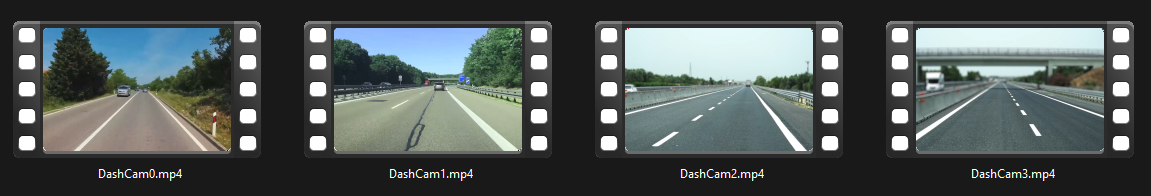
//> input picture Portfolio/2. Computer Vision/Computer Vision Fundamentals/Task5/video_selection.png, 1151 x 196 px
$ ./main   (built with g++ and OpenCV 4)
//> lines starting //> are read from the running program, lines starting //| are printed output that depends on the picture; after the words box and inside, x2 and y2 are one past the last pixel; in counts of white or black regions, pixels touching at a corner belong together; pictures that were not available may be replaced by others from this repository, and a replacement may not be noted
//James Rogers Mar 2022 (c) Plymouth University
#include<iostream>
#include<fstream>
#include<opencv2/opencv.hpp>

using namespace std;
using namespace cv;

static Scalar red = Scalar(0, 0, 255);
static Scalar green = Scalar(0, 255, 0);
static Scalar blue = Scalar(255, 0, 0);
static Scalar white = Scalar(255, 255, 255);
static Scalar black = Scalar(0, 0, 0);

string title;
int i = 0;
Mat l_filtered;
Mat masked_edges;
int xPos = 1820;
int xNeg = 0;
Point centreLine[2];

typedef struct{
    float interceptC;
    float gradientM;

} strLine;

int selectVid(){
    cout << "Press a number between 0 and 4 to choose a video to display." << endl;
    Mat sel = imread("../Task5/video_selection.png");
//> sel is the input picture: 196 rows x 1151 cols, CV_8UC3; mean B, G, R 87, 87.8, 80.8
    imshow("Select your video", sel);
    int x;
    while(1)
    {
        int k = waitKey(0);
//> the key '0' is pressed

        if (k == '0'){       // wait for ESC key to exit
            x = 0;
            break;
        }
        else if (k == '1'){
            x = 1;
            break;
        }
        else if (k == '2'){
            x = 2;
            break;
        }
        else if (k == '3'){
            x = 3;
            break;
        }
        else{

        }
    }
    destroyAllWindows();
    cout << "Video " << x << endl;
    title = "Video " + to_string(x);
    return x;
}

//a drawing function that can draw a line based on rho and theta values.
//useful for drawing lines from the hough line detector.
// [49 lines left out: functions lineRT, houghIntersect, findClosePoint, not called in this run]

Vec2f pointsToRhoTheta(Point p1, Point p2){
    double x1 = p1.x;
    double y1 = p1.y;

    double x2 = p2.x;
    double y2 = p2.y;

    double cvTheta=0;
    double cvRho=0;

    double grad=0;
    if (x2-x1!=0)
    {
        grad=(y2-y1)/(x2-x1);
    }
    else
    {
        grad=99999;
    }
    double xSlope, ySlope, m;

    m=y1-grad*x1;
    xSlope=-m/(grad+(1/grad));
    ySlope=m/(pow(grad,2)+1);

    if (atan2((ySlope),(xSlope))<0)
    {
        cvTheta=atan2((ySlope),(xSlope))+CV_PI;
        cvRho=-sqrt(pow(xSlope,2)+pow(ySlope,2));
    }
    else
    {
        cvTheta=atan2((ySlope),(xSlope));
        cvRho=sqrt(pow(xSlope,2)+pow(ySlope,2));
    }

    Vec2f lineRhoTheta;
    lineRhoTheta[0]=cvRho;
    lineRhoTheta[1]=cvTheta;

    return lineRhoTheta;
}

Mat defineROI(Mat f, Point vert[1][4]){

    Point BL = Point(0, 719);
    Point BR = Point(1219, 719);
    Vec2f base = pointsToRhoTheta(BL, BR); //bottom line

    Mat CannyFrame(f.size(), CV_8U);
    Canny(masked_edges, CannyFrame, 100, 255);

    Mat ROICalc(f.size(), CV_8U);
    vector<Vec2f> all_lines;
    vector<Vec2f> lines;

    HoughLines(CannyFrame, all_lines, 1, M_PI/180.0, 170, 0, 0);

    int num = all_lines.size();

    int minAngle = 60;
    int maxAngle = 120;

    for (int i = 0; i < (int)num; i++) {
        float theta = all_lines[i][1] * 180/M_PI;
        if (!(minAngle < theta && theta < maxAngle) && (10 < theta)) {
            lines.push_back(all_lines[i]);
        }
    }
    num = lines.size();
    if (num > 1)
    {
        int centre = 1280/2;
        int negX = 0;
        int posX = 1280;
        int leftIdx;
        int rightIdx;

        for (int a = 0; a < num; a++){
            Point BaseLineIntersect = houghIntersect(lines[a], base);
            if (negX < BaseLineIntersect.x && BaseLineIntersect.x < centre){
                leftIdx = a;
                negX = BaseLineIntersect.x;
            }
            else if(posX > BaseLineIntersect.x && BaseLineIntersect.x > centre){
                rightIdx = a;
                posX = BaseLineIntersect.x;
            }
        }

        Point baseA = houghIntersect(lines[leftIdx], base);
        Point baseB = houghIntersect(lines[rightIdx], base);

        vert[0][0] = Point(centreLine[1].x-5,  centreLine[1].y);
        vert[0][1] = Point(centreLine[1].x+5,  centreLine[1].y);
        vert[0][2] = Point(baseB.x+25, 719);
        vert[0][3] = Point(baseA.x-25,  719);

        centreLine[0] = Point(posX - ((posX-negX)/2), 719);
        centreLine[1] = houghIntersect(lines[leftIdx], lines[rightIdx]);
        centreLine[1].y += 15;

        const Point* ppt[1] = { vert[0] };
        int npt[] {4};

        fillPoly(ROICalc, ppt, npt, 1, Scalar(255,255,255), LINE_8);
    }
    return ROICalc;
}
Mat thresh(Mat input, int valueA, int valueB){
    Mat output;
    threshold(input, output, valueA, valueB, THRESH_BINARY);
    return output;
}

int main()
{
    while(i < 4)
    {
        int v = selectVid();

        //Open video file
        VideoCapture CarVideo("../Task5/DashCam" + to_string(v) + ".mp4");
        if(!CarVideo.isOpened()){
            cout<<"Error opening video"<<endl;
            return -1;
        }

        //main program loop
        while(true)
        {
            // 1. Open the next frame from the video file
            Mat Frame_BGR;
            CarVideo.read(Frame_BGR);
            if(Frame_BGR.empty()){
                break;
            }

            // 2. Convert video from BGR into HSL (hue, sat, lightness)
            Mat Frame_HSL;
            cvtColor(Frame_BGR, Frame_HSL, COLOR_BGR2HLS);
//> Frame_HSL: 196 rows x 1151 cols, CV_8UC3; mean of channels 0, 1, 2 29.9, 84.8, 27.3

            // 3. Perform edge detection on the lightness channel
            vector<Mat> hsv_channels(3);
            split(Frame_BGR, hsv_channels);
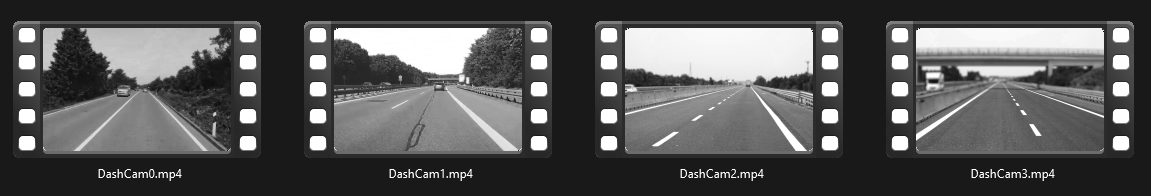
//> hsv_channels[0]: 196 rows x 1151 cols, CV_8UC1; min 4, max 255, mean 87
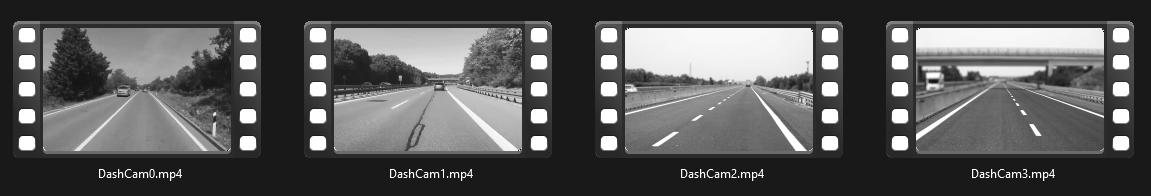
//> hsv_channels[1]: 196 rows x 1151 cols, CV_8UC1; min 4, max 255, mean 87.8
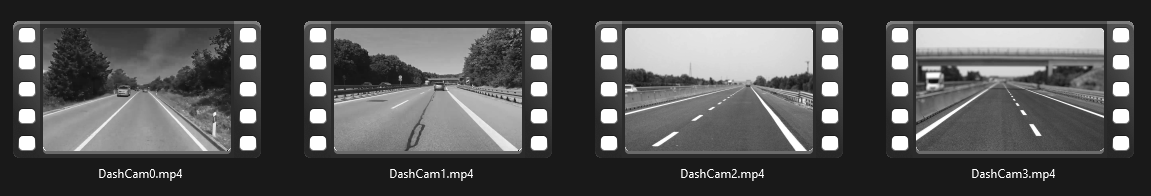
//> hsv_channels[2]: 196 rows x 1151 cols, CV_8UC1; min 14, max 255, mean 80.8
            Mat l_channel = hsv_channels[2];

            Mat l_thresh;
            Mat l_gauss;
            threshold(l_channel, l_thresh, 170, 255, THRESH_BINARY);
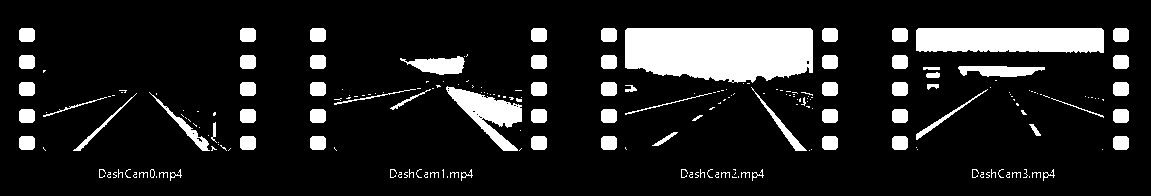
//> l_thresh: 196 rows x 1151 cols, CV_8UC1; 12.8% white; 224 white regions (145 under 20 px), largest, box (x1, y1, x2, y2) and area: (625, 28, 813, 83) 9043, (916, 28, 1104, 53) 4458, (446, 86, 522, 151) 1985
            GaussianBlur(l_thresh, l_gauss, Size(3,3), 0);

            // SOBEL EDGE DETECTION
            Sobel(l_gauss, l_filtered, CV_8U, 1, 0, 3);
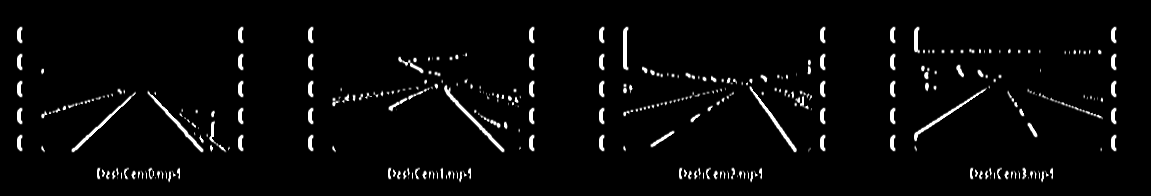
//> l_filtered: 196 rows x 1151 cols, CV_8UC1; min 0, max 255, mean 8.4

            // 4. Perform binary thresholding on the saturation channel of the video frame
            Mat sat_channel = hsv_channels[1];
            Mat sat_thresh = thresh(sat_channel, 180, 245);
//> in thresh, `threshold(input, output, valueA, valueB, THRESH_BINARY);`: output: 196 rows x 1151 cols, CV_8UC1; values 0 (black) and 245 (white), 14.4% white; 267 white regions (202 under 20 px), largest, box (x1, y1, x2, y2) and area: (625, 28, 813, 85) 9111, (916, 28, 1104, 54) 4522, (334, 28, 488, 75) 4455
            imshow("sat", sat_thresh);

            // 5. Perform binary thresholding on the R (red) channel of the original BGR video frame.
            vector<Mat> bgr_channels(3);
            split(Frame_BGR, bgr_channels);
            Mat red_channel = bgr_channels[2];
            Mat red_thresh = thresh(red_channel, 190, 255);
//> in thresh (call 2), `threshold(input, output, valueA, valueB, THRESH_BINARY);`: output: 196 rows x 1151 cols, CV_8UC1; 11% white; 224 white regions (163 under 20 px), largest, box (x1, y1, x2, y2) and area: (625, 28, 813, 82) 8930, (916, 28, 1104, 51) 4090, (958, 67, 1045, 76) 582
            imshow("red", red_thresh);

            // 7. Perform bitwise calcs to select only edges which are within the chosen area
            bitwise_and(sat_thresh, red_thresh, masked_edges); // combine saturation and red levels thresholds
//> masked_edges: 196 rows x 1151 cols, CV_8UC1; values 0 (black) and 245 (white), 11% white; 243 white regions (182 under 20 px), largest, box (x1, y1, x2, y2) and area: (625, 28, 813, 82) 8926, (916, 28, 1104, 51) 4086, (958, 67, 1045, 76) 582
            GaussianBlur(masked_edges, masked_edges, Size(5, 5), 0); //blur the saturation mask
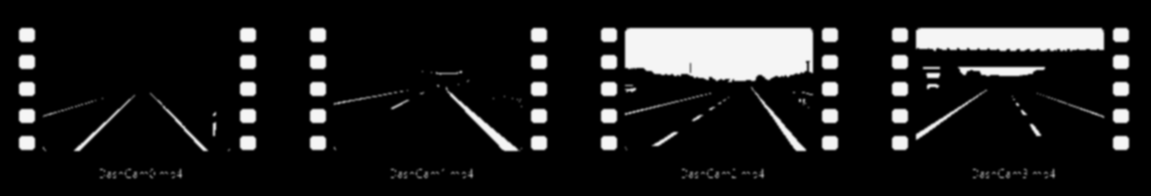
//> masked_edges: 196 rows x 1151 cols, CV_8UC1; min 0, max 245, mean 27

            // 6. Find the area infront of the car.
            Point vert[1][4];
            Mat ROI(Frame_BGR.size(), CV_8U);
            ROI = defineROI(Frame_BGR, vert);
//> in defineROI, `Canny(masked_edges, CannyFrame, 100, 255);`:
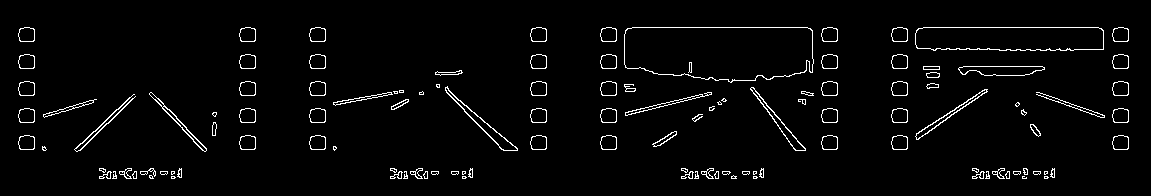
//> CannyFrame: 196 rows x 1151 cols, CV_8UC1; 3% white in thin lines or dots, all inside (x1, y1, x2, y2) = (18, 27, 1129, 179)
//> in defineROI, `HoughLines(CannyFrame, all_lines, 1, M_PI/180.0, 170, 0, 0);`: all_lines = 1 line (rho, theta): [27, 1.57]
//> in defineROI, `int num = all_lines.size();`: num = 1
//> the loop in defineROI, `for (int i = 0; i < (int)num; i++)` made 1 pass
//> theta on pass 1: 90
//> in defineROI, `num = lines.size();`: num = 0
//> ROI: 196 rows x 1151 cols, CV_8UC1; every value is 0

            Mat final_edges(Frame_BGR.size(), CV_8U);
            bitwise_and(masked_edges, ROI, final_edges); // combine with the ROI mask
            line(Frame_BGR, centreLine[0], centreLine[1], green, 2);
//> centreLine = 2 Points (x, y): [0, 0], [0, 0]

            // 9. Detect the contours on the binary mask and draw on original image
            vector<vector<Point>> contours;
            vector<vector<Point>> good_contours;
            findContours(final_edges, contours, RETR_TREE, CHAIN_APPROX_NONE);
//> contours = 0 contours
            int maxArea = 1000;
            for (int i = 0; i < (int)contours.size(); i++)
            {
                double area = contourArea(contours[i]);

                if (area > maxArea)
                {
                    good_contours.push_back(contours.at(i));
                }
            }
//> after the loop, good_contours = 0 contours
            drawContours(Frame_BGR, good_contours, -1, Scalar(40, 40, 40), 1);
            vector<Point> pts = {vert[0][0], vert[0][1], vert[0][2], vert[0][3]};

            for (int r = 0; r < Frame_BGR.rows; ++r)
            {
                for (int c = 0; c < Frame_BGR.cols; ++c)
                {
                    Vec3b &framePix = Frame_BGR.at<Vec3b>(r,c);
                    // Blending
                    int overlayPix = ROI.at<uchar>(r,c);
                    if (overlayPix > 250){
                        framePix[1] = 240;
                    }
                }
            }


            imshow(title, Frame_BGR);
            while(waitKey(100)!='x'){
//> the key '1' is pressed
//> the key '2' is pressed
            }
        }
        i++;
    }
}

$ run again, on Portfolio/2. Computer Vision/Computer Vision Fundamentals/Task5/T5.jpg
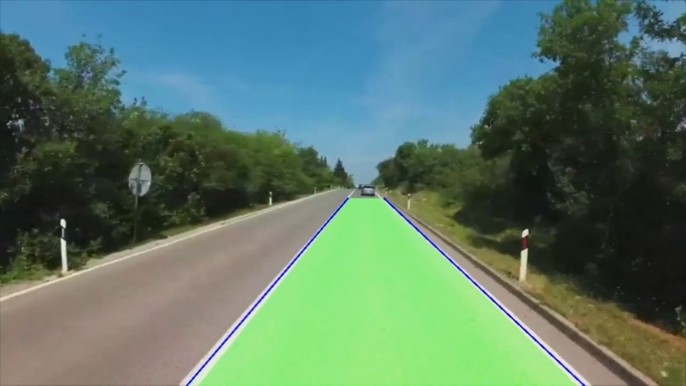
//> input picture Portfolio/2. Computer Vision/Computer Vision Fundamentals/Task5/T5.jpg, 1372 x 771 px, given in place of video_selection.png, which was not available (shown at 1/2 size)
//> in selectVid, sel is the input picture: 771 rows x 1372 cols, CV_8UC3; mean B, G, R 104, 119.7, 89.6
//> Frame_HSL: 771 rows x 1372 cols, CV_8UC3; mean of channels 0, 1, 2 57.1, 105.1, 84.7
//> `threshold(l_channel, l_thresh, 170, 255, THRESH_BINARY);`:
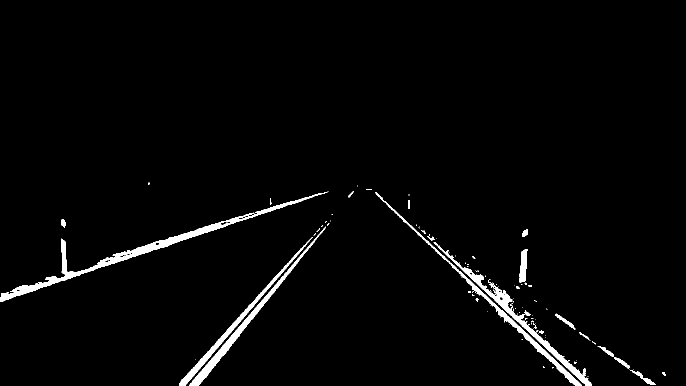
//> l_thresh: 771 rows x 1372 cols, CV_8UC1 (shown at 1/2 size); 2.4% white; 114 white regions (87 under 20 px), largest, box (x1, y1, x2, y2) and area: (0, 383, 657, 604) 7473, (867, 484, 1184, 771) 4367, (378, 453, 652, 771) 3768
//> output: 771 rows x 1372 cols, CV_8UC1; values 0 (black) and 245 (white), 16% white; 35 white regions (20 under 20 px), largest, box (x1, y1, x2, y2) and area: (377, 385, 1164, 771) 159636, (0, 443, 460, 602) 2541, (360, 487, 614, 771) 2395
//> output: 771 rows x 1372 cols, CV_8UC1; 1.2% white; 57 white regions (43 under 20 px), largest, box (x1, y1, x2, y2) and area: (378, 482, 628, 771) 2902, (360, 489, 612, 771) 2359, (889, 505, 1182, 771) 2302
//> CannyFrame: 771 rows x 1372 cols, CV_8UC1; 0.57% white in thin lines or dots, all inside (x1, y1, x2, y2) = (0, 386, 1182, 771)
//> all_lines = 11 lines (rho, theta): [780, 0.73], [-236, 2.32], [-231, 2.32], [-221, 2.3], [-247, 2.34], [565, 1.26], [792, 0.68], [784, 0.72], [789, 0.72], [-269, 2.36], [-213, 2.3]
//> in defineROI, `int num = all_lines.size();`: num = 11
//> the loop in defineROI, `for (int i = 0; i < (int)num; i++)` made 11 passes
//> theta on passes 1 to 8: 42, 133, 133, 132, 134, 72, 39, 41
//> in defineROI, `num = lines.size();`: num = 10
//> the loop in defineROI, `for (int a = 0; a < num; a++)` made 10 passes
//> (BaseLineIntersect, posX) on passes 2, 3, 5, 9: (Point(1117, 719), 1117), (Point(1109, 719), 1109), (Point(1100, 719), 1100), (Point(1099, 719), 1099)
//> after the loop in defineROI, `for (int a = 0; a < num; a++)`: leftIdx = 5; negX = 436; rightIdx = 8; posX = 1099
//> baseA = Point(436, 719)
//> baseB = Point(1099, 719)
//> in defineROI, `centreLine[0] = Point(posX - ((posX-negX)/2), 719);`: centreLine = 2 Points (x, y): [768, 719], [0, 0]
//> in defineROI, `centreLine[1] = houghIntersect(lines[leftIdx], lines[rightIdx]);`: centreLine = 2 Points (x, y): [768, 719], [733, 352]
//> in defineROI, `centreLine[1].y += 15;`: centreLine = 2 Points (x, y): [768, 719], [733, 367]
//> ppt = 1 item
//> ROICalc: 771 rows x 1372 cols, CV_8UC1; 24.7% white; 1 white region
//> contours = 75 contours, 65 with area under 20; largest, box (x1, y1, x2, y2) and area: (406, 476, 633, 720) 6964, (284, 446, 455, 508) 1451, (1045, 668, 1125, 720) 723, (539, 398, 604, 423) 376, (538, 395, 544, 411) 75
//> the loop `for (int i = 0; i < (int)contours.size(); i++)` made 75 passes
//> area on passes 1, 4, 5, 68: 723, 20, 6963.5, 1451
//> pts = 4 Points (x, y): [-5, 0], [5, 0], [1124, 719], [411, 719]
//> after the loop `for (int r = 0; r < Frame_BGR.rows; ++r)`:
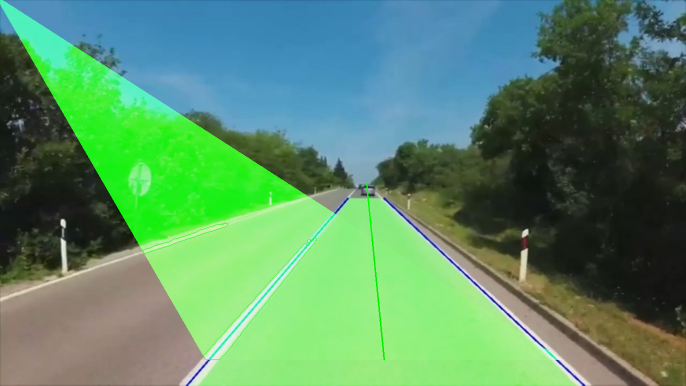
//> Frame_BGR: 771 rows x 1372 cols, CV_8UC3 (shown at 1/2 size); mean B, G, R 103.8, 141.3, 89.3
